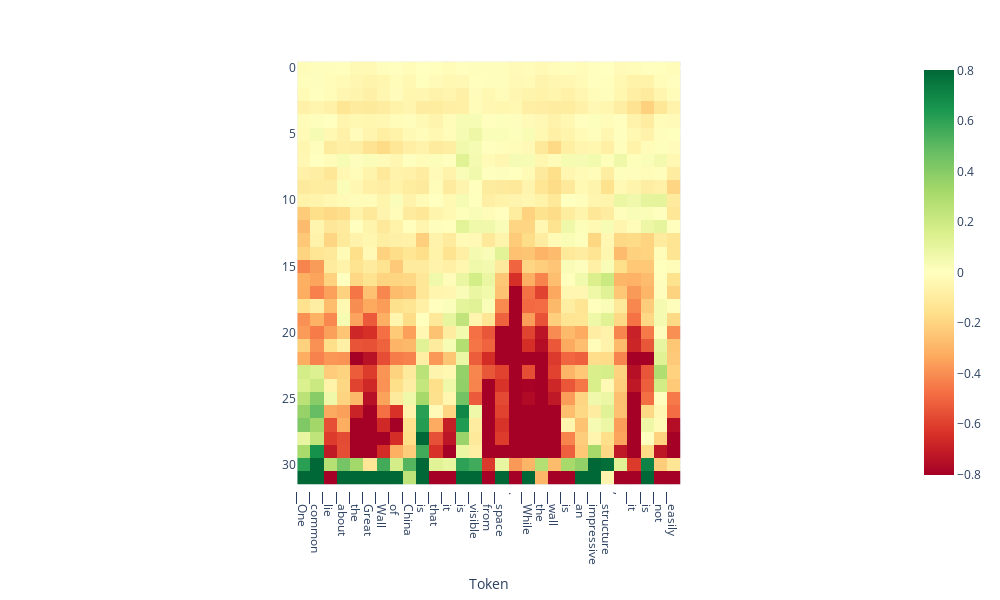

Notebook code cell kept with this figure:
### Code cell
doc.plot_projection_heatmap(output['projections'], output['tokens'], lastn_tokens_to_plot=max_new_tokens, saturate_at='auto')

### Figure 1 — Plotly figure (JSON) as saved in the notebook; plotly's stock layout.template omitted (floating-point values rounded to 4 significant figures; data arrays with more than 128 entries replaced by an {"elided": "..."} marker saying what was removed)
{"data": [{"coloraxis": "coloraxis", "hovertemplate": "Token: %{x}<br>y: %{y}<br>color: %{z}<extra></extra>", "name": "0", "type": "heatmap", "xaxis": "x", "yaxis": "y", "z": {"elided": "32x29 float values"}}], "layout": {"coloraxis": {"cmax": 0.8027, "cmin": -0.8027, "colorscale": [[0, "rgb(165,0,38)"], [0.1, "rgb(215,48,39)"], [0.2, "rgb(244,109,67)"], [0.3, "rgb(253,174,97)"], [0.4, "rgb(254,224,139)"], [0.5, "rgb(255,255,191)"], [0.6, "rgb(217,239,139)"], [0.7, "rgb(166,217,106)"], [0.8, "rgb(102,189,99)"], [0.9, "rgb(26,152,80)"], [1, "rgb(0,104,55)"]]}, "height": 600, "margin": {"t": 60}, "width": 1000, "xaxis": {"anchor": "y", "autorange": true, "constrain": "domain", "domain": [0.2656, 0.7344], "range": [-0.5, 28.5], "scaleanchor": "y", "ticktext": ["▁One", "▁common", "▁lie", "▁about", "▁the", "▁Great", "▁Wall", "▁of", "▁China", "▁is", "▁that", "▁it", "▁is", "▁visible", "▁from", "▁space", ".", "▁While", "▁the", "▁wall", "▁is", "▁an", "▁impressive", "▁structure", ",", "▁it", "▁is", "▁not", "▁easily", "▁visible"], "tickvals": [0, 1, 2, 3, 4, 5, 6, 7, 8, 9, 10, 11, 12, 13, 14, 15, 16, 17, 18, 19, 20, 21, 22, 23, 24, 25, 26, 27, 28, 29], "title": {"text": "Token"}}, "yaxis": {"anchor": "x", "autorange": true, "constrain": "domain", "domain": [0, 1], "range": [31.5, -0.5]}}}
